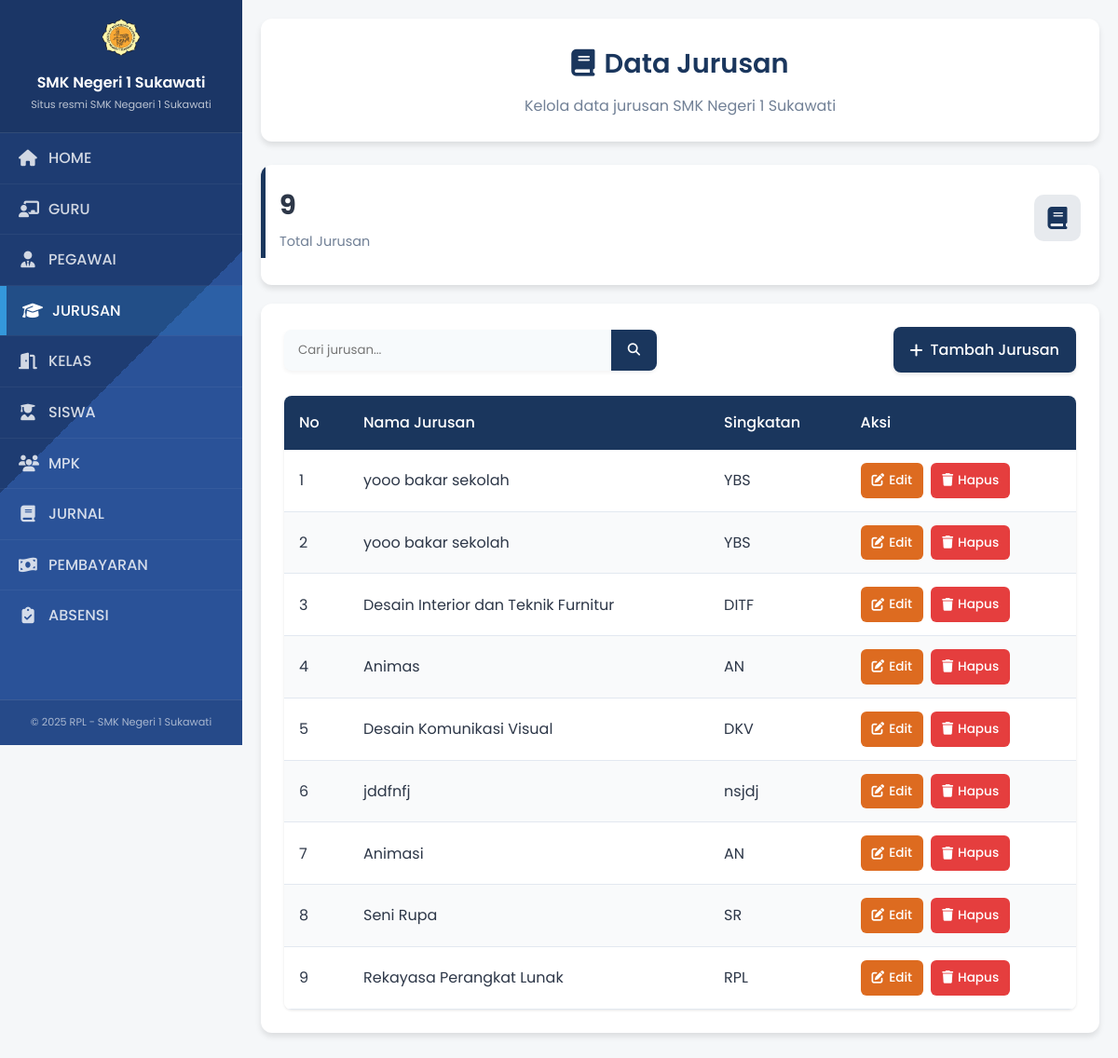
Page /admin/index.php?page=jurusan on the committed database.
### tables this page shows
CREATE TABLE `jurusan` (
  `id_jurusan` int NOT NULL,
  `nama_jurusan` varchar(50) NOT NULL,
  `singkatan` varchar(5) NOT NULL
);

### admin/jurusan2.php (the view, shortened to what this page needs)
<!DOCTYPE html>
<html lang="id">
<head>
    <link rel="stylesheet" href="https://cdnjs.cloudflare.com/ajax/libs/font-awesome/6.4.0/css/all.min.css">
    <link rel="stylesheet" href="css_admin/jurusan.css">
</head>
<body>
    <div class="container">
        <div class="page-header">
            <h2><i class="fas fa-book"></i>Data Jurusan</h2>
            <p>Kelola data jurusan SMK Negeri 1 Sukawati</p>
        </div>
        <?php
        include "../koneksi.php";
        $total_jurusan = mysqli_query($koneksi, "SELECT COUNT(*) as total FROM jurusan");
        $total_data = mysqli_fetch_assoc($total_jurusan);
        $cari = "";
        if (isset($_GET['cari']) && $_GET['cari'] != "") {
            $cari = $_GET['cari'];
            $result = mysqli_query($koneksi, "SELECT * FROM jurusan
                                            WHERE nama_jurusan LIKE '%$cari%'
                                            OR singkatan LIKE '%$cari%'
                                            ORDER BY id_jurusan DESC");
        } else {
            $result = mysqli_query($koneksi, "SELECT * FROM jurusan ORDER BY id_jurusan DESC");
        }
        ?>
        <div class="stats-grid">
            <div class="stats-card primary">
                <div class="stats-card-header">
                    <div>
                        <div class="stats-card-value"><?php echo $total_data['total']; ?></div>
                        <div class="stats-card-title">Total Jurusan</div>
                    </div>
                    <div class="stats-card-icon">
                        <i class="fas fa-book"></i>
                    </div>
                </div>
            </div>
        <div class="content-container">
            <div class="action-bar">
                <form class="search-form" method="get" action="">
                    <input type="search" name="cari" placeholder="Cari jurusan..." value="<?= htmlspecialchars($cari) ?>">
                    <button type="submit"><i class="fas fa-search"></i></button>
                </form>
                <a href="jurusan_tambah.php" class="btn-primary">
                    <i class="fas fa-plus"></i> Tambah Jurusan
                </a>
            </div>
            <div class="table-container">
                <table class="data-table">
                    <thead>
                        <tr>
                            <th>No</th>
                            <th>Nama Jurusan</th>
                            <th>Singkatan</th>
                            <th>Aksi</th>
                        </tr>
                    </thead>
                    <tbody>
                    <?php
                    $no = 1;
                    if (mysqli_num_rows($result) > 0) {
                        while ($row = mysqli_fetch_assoc($result)) { ?>
                            <tr>
                                <td data-label="No"><?= $no++ ?></td>
                                <td data-label="Nama Jurusan"><?= $row['nama_jurusan'] ?></td>
                                <td data-label="Singkatan"><?= $row['singkatan'] ?></td>
                                <td data-label="Aksi">
                                    <div class="btn-group">
                                        <a href="jurusan_edit.php?id=<?= $row['id_jurusan'] ?>" class="btn-warning">
                                            <i class="fas fa-edit"></i> Edit
                                        </a>
                                        <a href="jurusan_hapus.php?id=<?= $row['id_jurusan'] ?>"
                                           class="btn-danger"
                                           onclick="return confirm('Yakin ingin menghapus jurusan ini?')">
                                            <i class="fas fa-trash"></i> Hapus
                                        </a>
                                    </div>
                                </td>
                            </tr>
                    <?php }
                    } ?>
                    </tbody>
                </table>
            </div>
        </div>
    </div>
</body>
</html>

### admin/css_admin/style.css (style rules this page uses)
* { margin: 0; padding: 0; box-sizing: border-box; font-family: 'Segoe UI', Tahoma, Geneva, Verdana, sans-serif; }
body { background-color: #f8f9fa; color: #333; display: flex; min-height: 100vh; }
.stats-grid { display: grid; gap: 20px; margin-bottom: 30px; }
.stats-card { background: var(--white); border-radius: 12px; padding: 20px; box-shadow: var(--shadow); transition: var(--transition); position: relative; overflow: hidden; }
.stats-card::before { content: ''; position: absolute; top: 0; left: 0; width: 5px; height: 100px; }
.stats-card.primary::before { background: var(--primary); }
.stats-card-header { display: flex; align-items: center; justify-content: space-between; margin-bottom: 15px; }
.stats-card-icon { width: 50px; height: 50px; border-radius: 10px; display: flex; align-items: center; justify-content: center; font-size: 1.5rem; }
.stats-card.primary .stats-card-icon { background: rgba(26, 54, 93, 0.1); color: var(--primary); }
.stats-card-value { font-size: 1.8rem; font-weight: 700; margin-bottom: 5px; }
.stats-card-title { color: var(--gray); font-size: 0.9rem; }

### rows in the picture
jurusan: nama_jurusan "yooo bakar sekolah", singkatan "YBS"
jurusan: nama_jurusan "yooo bakar sekolah", singkatan "YBS"
jurusan: nama_jurusan "Desain Interior dan Teknik Furnitur", singkatan "DITF"
jurusan: nama_jurusan "Animas", singkatan "AN"
jurusan: nama_jurusan "Desain Komunikasi Visual", singkatan "DKV"
jurusan: nama_jurusan "jddfnfj", singkatan "nsjdj"
jurusan: nama_jurusan "Animasi", singkatan "AN"
jurusan: nama_jurusan "Seni Rupa", singkatan "SR"
jurusan: nama_jurusan "Rekayasa Perangkat Lunak", singkatan "RPL"

### other values in the picture
$total_data['total'] "9"
